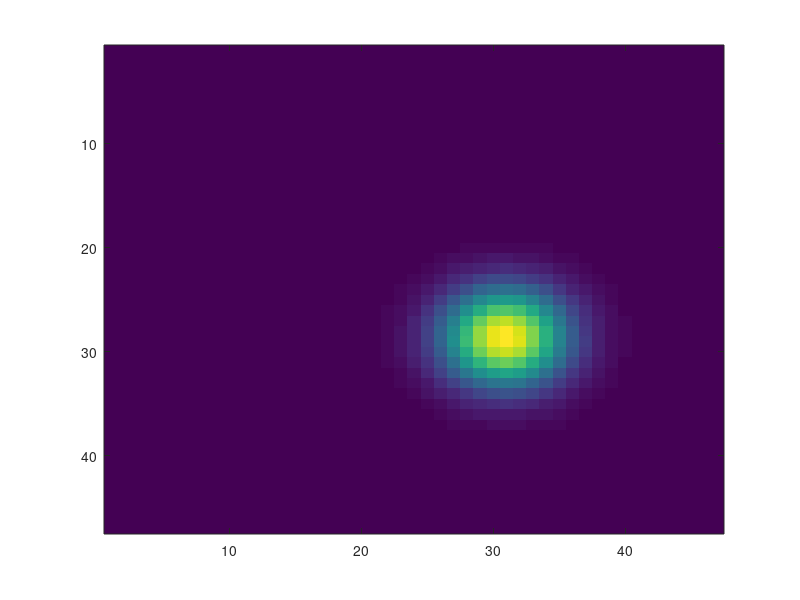
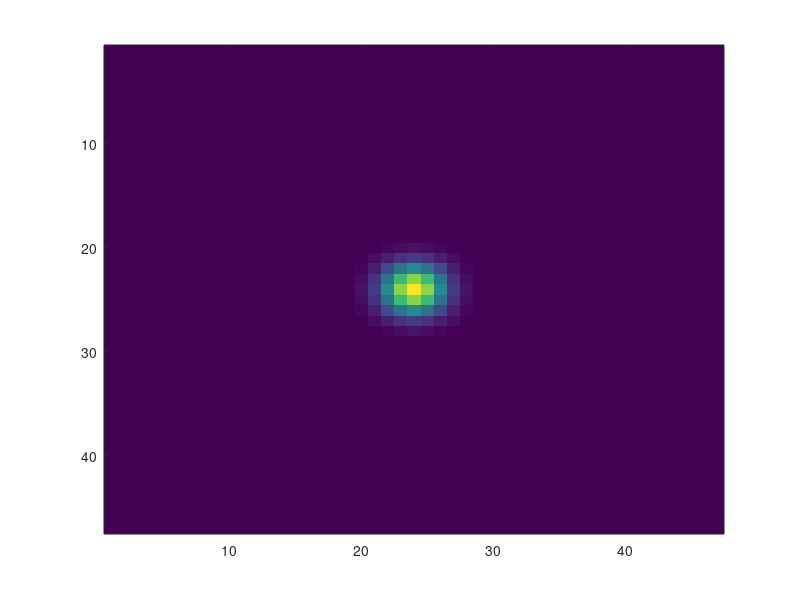

Here is the MATLAB script that generated these plots, in order: (Note: this script raises an error after producing the figures.)
clc;
clear variables
close all;

%% Define expansion parameters
beta = 1;       % Bandlimit ratio (between 0 and 1) - smaller values correspond for greater oversampling (choose beta=1 for Nyquist sampling, beta=0.5 for x2 oversampling, etc.)
delta = 0.99;   % Truncation parameter (between 0 and 1) - small values improve accuracy, large values use shorter expansions and improve noise spectrum. Approximation error should be small even for values near 1 if the volume is spatially localized. 
eps_p = 1e-3;   % Prescribed approximation accuracy for expanding 2D projection images using PSWFs.

%% Define test volume parameters
gridSize = 47;  % number of voxels in each dimenison - take odd
t = 0.04;       % Gaussian function standard deviation

%% Generate synthetic example: Non-centered Gaussian
L = floor(gridSize/2);
if mod(gridSize,2)==0
    x_1d = (-L:1:L-1)/L;   % - Even number of points
else
    x_1d = (-L:1:L)/L;   % - Odd number of points
end
[x_3d,y_3d,z_3d] = meshgrid(x_1d,x_1d,x_1d);
r = sqrt(x_3d.^2 + y_3d.^2 + z_3d.^2);
ball = (r <= 1);

mu_x = 0.3; 
mu_y = 0.2;
vol = exp(-((x_3d-mu_x).^2 + (y_3d-mu_y).^2 + z_3d.^2)/t);

%% Display central slices of volume function and Fourier magnitude
figure; imagesc(vol(:,:,L+1));
volFFT = fftshift(fftn(vol));
figure; imagesc(abs(volFFT(:,:,L+1)).^2);

%% Obtain 3D expansion coefficients
coeffs_3d = pswf_t_f_3d(vol, beta, delta);          

%% Reconstruct volume from coefficients
vol_hat = pswf_t_b_3d(coeffs_3d, gridSize, beta, delta);    

%% Compute 3D reconstruction error and display reconstructed slice
vol_err_calc_idx = 1;

vol_test = vol(:,:,:,vol_err_calc_idx);
vol_hat_test = vol_hat(:,:,:,vol_err_calc_idx);
figure; imagesc(vol_test(:,:,L+1));
figure; imagesc(vol_hat_test(:,:,L+1));

disp(['3D Gaussian reconstruction - relative squared error (inside the unit ball): ',num2str(mean(abs(vol_test(ball)-vol_hat_test(ball)).^2)/mean(abs(vol_test(ball)).^2))])

%% Approximate central slice in Fourier domain by DFT
% x_grid_3d = [x_3d(:),y_3d(:),z_3d(:)];
% [k_x_2d,k_y_2d] = meshgrid(x_1d);
% omega_grid = [k_x_2d(:) k_y_2d(:) zeros(numel(k_x_2d(:)),1)];
% DFT_mat = exp(-1i*pi*L*omega_grid*x_grid_3d.');
% proj_F_vec = DFT_mat*vol(:)/L^3;
% proj_F = reshape(proj_F_vec,gridSize,gridSize);

%% Approximate inverse Fourier transform by inverse DFT
% [x_2d,y_2d] = meshgrid(x_1d);
% x_grid_2d = [x_2d(:) y_2d(:)];
% iDFT_mat = exp(1i*pi*L*(x_grid_2d*x_grid_2d.'));
% proj_vec = iDFT_mat*proj_F(:)/4;
% proj = reshape(real(proj_vec),gridSize,gridSize);

%% Approximate central projection by simple numerical integration
% proj = sum(vol,3)/L;

%% Generate 2D projection analytically
[x_2d,y_2d] = meshgrid(x_1d,x_1d);
proj = sqrt(pi*t)*exp(-((x_2d-mu_x).^2 + (y_2d-mu_y).^2 )/t);

%% Compute mapping coefficients from 3D PSWF coefficients to 2D PSWF coefficients
c = beta*pi*L;  % Nyquist bandlimit
gamma = PSWF_2D_3D_T_mat(c, delta, eps_p);
bandMax = max(gamma.band_idx_3d);

%% Expand projection in 2D PSWFs
[coeffs_2d, PSWF_Nn_p_2d] = pswf_t_f_2d(proj, L, beta, eps_p, 1, []);

% Remark: Note that function pswf_t_f_2d outputs more coefficients than
% required accoring to the truncation rule by the gamma coefficients. This
% is because it uses a the more general truncation rule based on
% localization in the Disk.

%% Compare 2D PSWF coefficients with theory (i.e. according to projection from 3D)
a_mk_theory = [];
a_mk_empirical = [];
for m=0:max(gamma.ang_idx_2d)
    for k=0:nnz(gamma.ang_idx_2d==m)-1
        a_mk_theory_curr = 0;
        for l = abs(m):bandMax
            for s = 0:nnz(gamma.band_idx_3d==l)-1
                [coeff_lsmk] = get_Gamma_Coeff(l,s,m,k,gamma);
                a_mk_theory_curr = a_mk_theory_curr + coeff_lsmk * coeffs_3d{1}{l+1}(s+1,m+1);
            end
        end
        a_mk_theory = [a_mk_theory; a_mk_theory_curr];
    end
    a_mk_empirical_curr_m = coeffs_2d(PSWF_Nn_p_2d.ang_freq==m);
    a_mk_empirical = [a_mk_empirical; a_mk_empirical_curr_m(1:nnz(gamma.ang_idx_2d==m))];
end

e = norm(a_mk_empirical - a_mk_theory)^2/norm(a_mk_theory)^2;
disp(['Relative squared error between empirical 2D coefficients and theoretical 2D coefficients: ',num2str(e)]);
